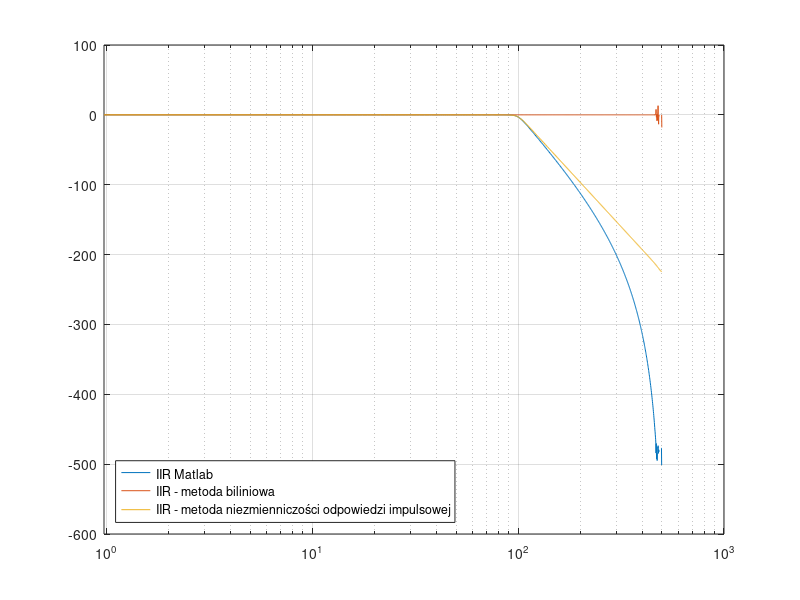
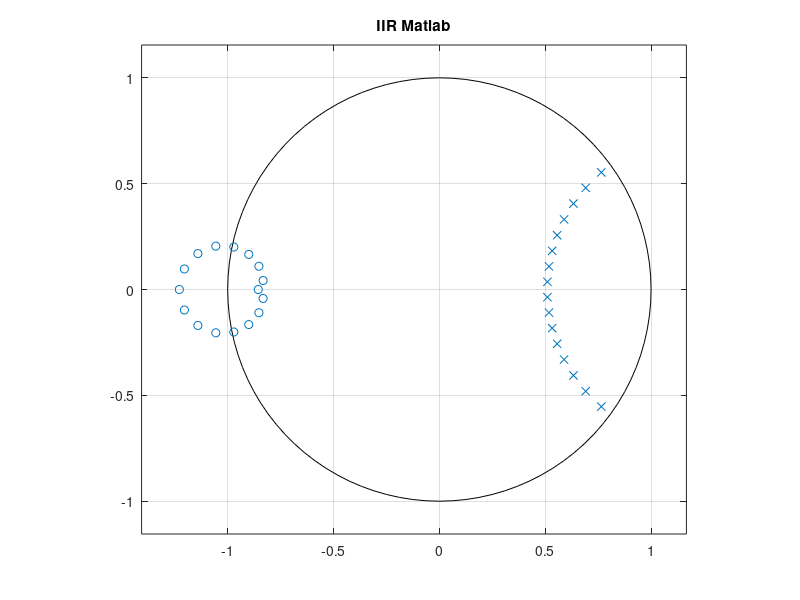
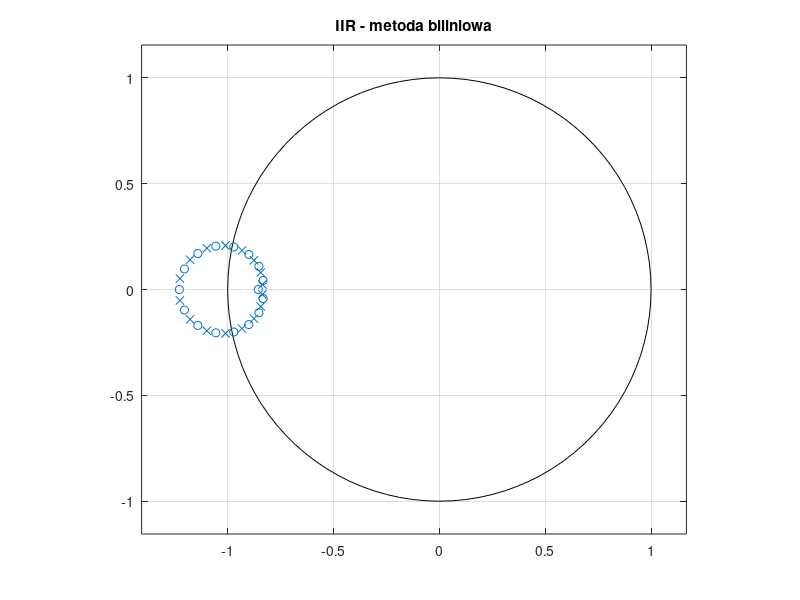
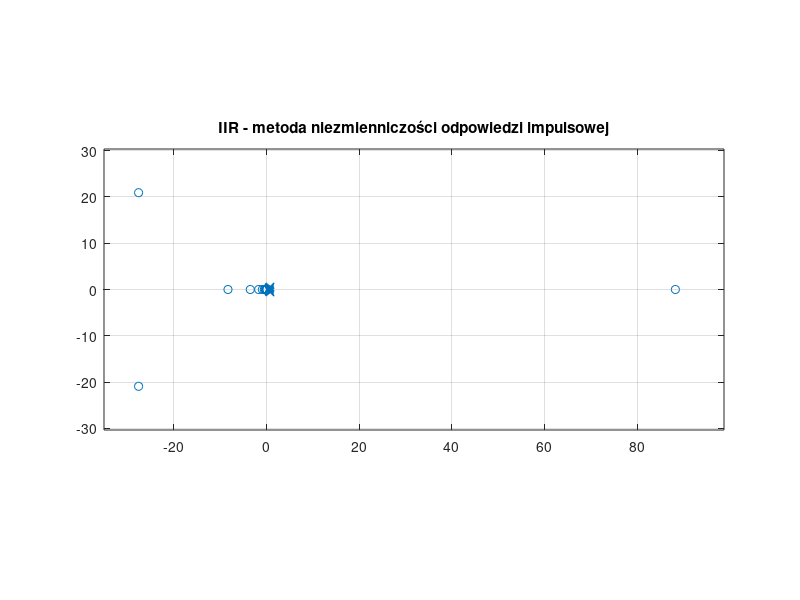

The MATLAB script that drew these images, in order:
%% Podstawy filtrów IIR
clear; clc; close all;

%% Parametry filtru
filterOrder = 16;                % Rząd filtru
Fsmp = 1000;                    % Częstotliwość próbkowania [Hz]
cutoffFreq = 100;               % Częstotliwość graniczna [Hz]

FNyq = Fsmp / 2;                % Częstotliwość Nyquista

%% Definicja filtru
% Filtr Butterworth'a, dolnoprzepustowy, rzędu filterOrder o częstotliwości
% granicznej unormowanej do częstotliwości Nyquista
[ b, a ] = butter( filterOrder, cutoffFreq / FNyq );

% Odpowiednik analogowy - używamy tej samej funkcji, tylko z parametrem 's'
% co obliczy współczynniki filtru analogowego.
% Częstotliwość graniczną podajemy w tym przypadku w rad/s
[ bs, as ] = butter( filterOrder, 2 * pi * cutoffFreq, 's' );

% Mając odpowiednik analogowy, możemy obliczyć filtr IIR metodą
% transformaty biliniowej
[ b_bilinear, a_bilinear ] = bilinear( bs, as, Fsmp );

% Oraz metodą niezmienniczości odpowiedzi impulsowej
[ b_impinvar ,a_impinvar ] = impinvar( bs, as, Fsmp );

%% Chrakterystyka częstotliwościowa
% Dla filtru IIR: wektor wartości funkcji przenosznia, wektor częstości
% wyrazony w rad/sample
[ hz, wz ] = freqz( b, a );

% Przeliczamy rad/sample na Hz:
fz = ( wz ./ pi ) .* FNyq;

% Dla IIR z transformaty biliniowej
[ h_bilin, w_bilin ] = freqz( b_bilinear, a_bilinear );
f_bilin = ( w_bilin ./ pi ) .* FNyq;

% Dla IIR z niezmienniczości odpowiedzi impulsowej
[ h_impinvar, w_impinvar ] = freqz( b_impinvar, a_impinvar );
f_impinvar = ( w_impinvar ./ pi ) .* FNyq;


% Wykres funkcji przenoszenia
figure( 1 ), semilogx( fz, 20*log10( abs( hz ) ) );
hold on;
semilogx( f_bilin, 20*log10( abs( h_bilin ) ) );
semilogx( f_impinvar, 20*log10( abs( h_impinvar ) ) );

grid on;

legend( "IIR Matlab", "IIR - metoda biliniowa", "IIR - metoda niezmienniczości odpowiedzi impulsowej", 'Location','southwest' );

% Ograniczenie osi OX: 0 - 1000 Hz
xlim( [ 0 1000 ] );
% Ogranicznie osi OY: -60 - 1 dB
%ylim( [ -60 1 ] );

%% Bieguny i zera
figure( 2 ), zplane( b, a ), title( "IIR Matlab" );
figure( 3 ), zplane( b_bilinear, a_bilinear ), title( "IIR - metoda biliniowa" );
figure( 4 ), zplane( b_impinvar, a_impinvar ), title( "IIR - metoda niezmienniczości odpowiedzi impulsowej" );


